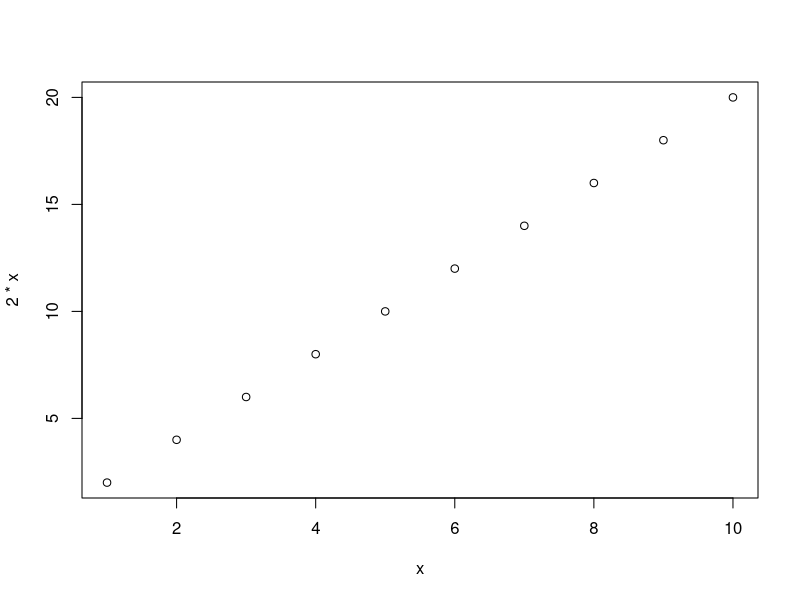
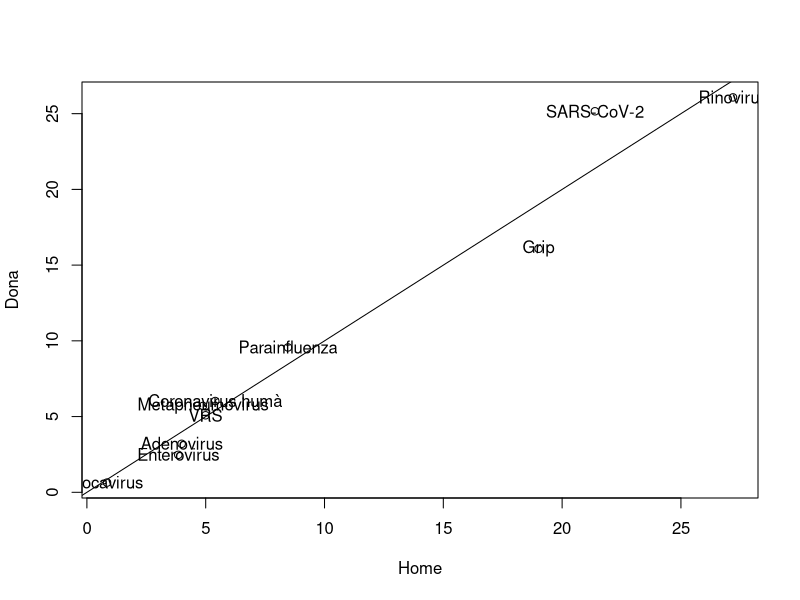

Generate these figures, in order, with R:
## ---- chunk 1
options(htmltools.dir.version = FALSE, width=80)
knitr::opts_chunk$set(warning = FALSE,
                      message = FALSE,
                      cache=TRUE,
                      collapse=TRUE,
                      prompt=TRUE,
                      fig.align="center",
                      comment="")

## from http://yihui.name/knitr/hooks#chunk_hooks
knitr::knit_hooks$set(small.mar=function(before, options, envir) {
                                              if (before) par(mar=c(4, 5, 1, 1)) ## smaller margin on top and right
})
## ---- chunk 2
  dat <- read.csv("virus_detectats.csv", stringsAsFactors=TRUE)
## ---- chunk 3
  class(dat)
## ---- chunk 4
summary(dat)
## ---- chunk 5
mask <- dat$virus == "SARS-CoV-2"
## ---- chunk 6
sum(mask)
## ---- chunk 7
tab <- table(dat$virus)
tab
## ---- chunk 8
names(tab)
## ---- chunk 9
tab/sum(tab)
proportions(tab)
## ---- chunk 10
xtab <- table(dat$virus, dat$sexe)
xtab
## ---- chunk 11
xtabpct <- proportions(xtab, margin=2)*100
xtabpct
## ---- chunk 12
x <- 1:10
plot(x, 2*x)
## ---- chunk 13
plot(xtabpct[, "Home"], xtabpct[, "Dona"], xlab="Home", ylab="Dona")
abline(0, 1) ## draw a line where x == y
text(xtabpct[, "Home"], xtabpct[, "Dona"], rownames(xtabpct))
## ---- chunk 14
sessionInfo()
